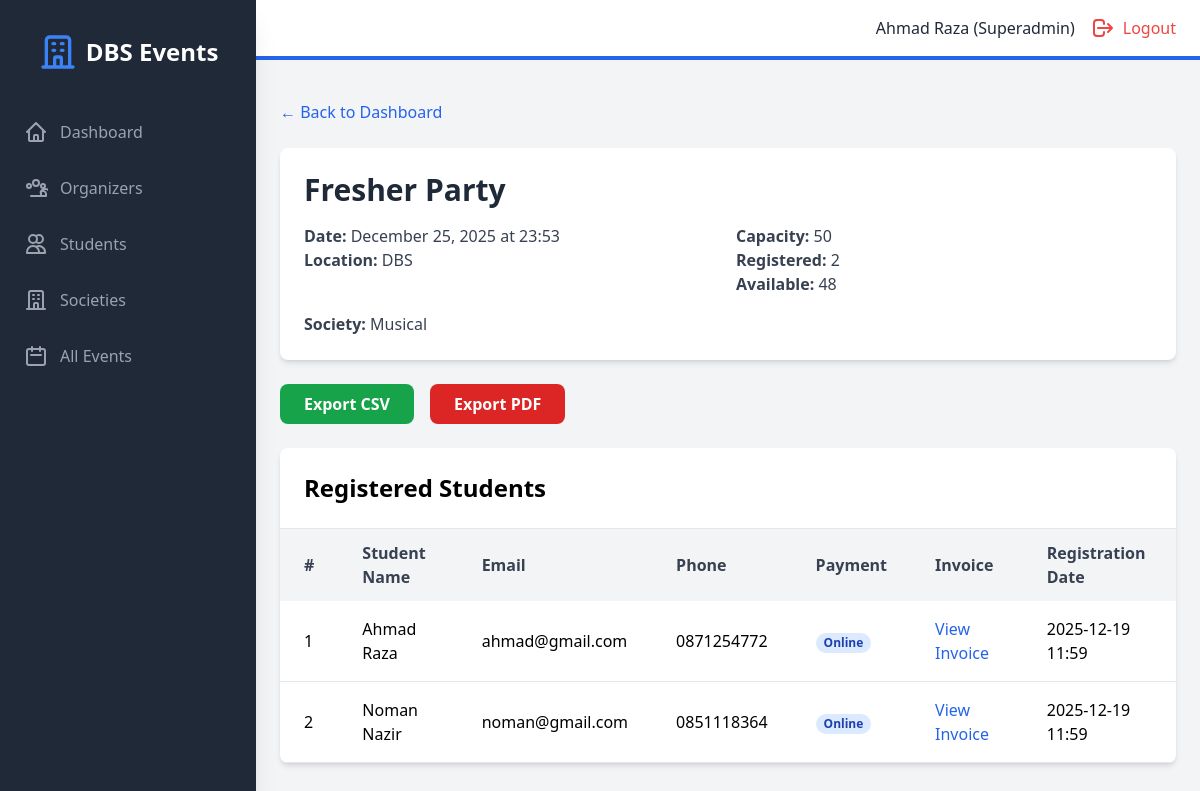
The app's page /event/3/registrations (signed in) with its own data.
### models.py (models this page shows, shortened)
class User(UserMixin, db.Model):
    id = db.Column(db.Integer, primary_key=True)
    student_number = db.Column(db.String(50), unique=True, nullable=True)
    email = db.Column(db.String(120), unique=True, nullable=False)
    password_hash = db.Column(db.String(200), nullable=False)
    name = db.Column(db.String(100), nullable=False)
    role = db.Column(db.String(20), nullable=False)  # superadmin, organizer, student
    created_at = db.Column(db.DateTime, default=datetime.utcnow)
    societies = db.relationship('Society', backref='head', lazy=True)
    events_created = db.relationship('Event', backref='creator', lazy=True)
    registrations = db.relationship('Registration', backref='student', lazy=True)

class Event(db.Model):
    id = db.Column(db.Integer, primary_key=True)
    title = db.Column(db.String(200), nullable=False)
    description = db.Column(db.Text, nullable=True)
    event_date = db.Column(db.DateTime, nullable=False)
    location = db.Column(db.String(200), nullable=False)
    capacity = db.Column(db.Integer, nullable=False)
    is_paid = db.Column(db.Boolean, default=False)
    cost = db.Column(db.Float, default=0.0)
    society_id = db.Column(db.Integer, db.ForeignKey('society.id'), nullable=True)
    created_by = db.Column(db.Integer, db.ForeignKey('user.id'), nullable=False)
    created_at = db.Column(db.DateTime, default=datetime.utcnow)
    registrations = db.relationship('Registration', backref='event', lazy=True, cascade='all, delete-orphan')

class Society(db.Model):
    id = db.Column(db.Integer, primary_key=True)
    name = db.Column(db.String(100), nullable=False, unique=True)
    description = db.Column(db.Text, nullable=True)
    society_head_id = db.Column(db.Integer, db.ForeignKey('user.id'), nullable=False)
    created_at = db.Column(db.DateTime, default=datetime.utcnow)
    events = db.relationship('Event', backref='society', lazy=True)

class Registration(db.Model):
    id = db.Column(db.Integer, primary_key=True)
    event_id = db.Column(db.Integer, db.ForeignKey('event.id'), nullable=False)
    student_id = db.Column(db.Integer, db.ForeignKey('user.id'), nullable=False)
    registration_date = db.Column(db.DateTime, default=datetime.utcnow)
    phone_number = db.Column(db.String(20), nullable=True)
    payment_method = db.Column(db.String(20), nullable=True) # 'onsite' or 'online'
    invoice_path = db.Column(db.String(255), nullable=True)
    __table_args__ = (db.UniqueConstraint('event_id', 'student_id', name='unique_registration'),)

### backend/routes/registrations.py (the view)
@registrations_bp.route("/event/<int:event_id>/registrations", endpoint="view_registrations")
@login_required
def view_registrations(event_id):
    if current_user.role not in ["superadmin", "organizer"]:
        flash("Access denied", "danger")
        return redirect(url_for("public.index"))
    event = Event.query.get_or_404(event_id)
    if current_user.role == "organizer" and event.created_by != current_user.id:
        flash("You can only view registrations for your own events", "danger")
        return redirect(url_for("organizer.organizer_dashboard"))
    registrations = Registration.query.filter_by(event_id=event_id).all()
    return render_template("registrations.html", event=event, registrations=registrations)

### backend/main.py (called while the page is built)
@login_manager.user_loader
def load_user(user_id):
    return User.query.get(int(user_id))

### frontend/templates/registrations.html (shortened to what this page needs)
{% extends "base.html" %}
{% block auth_content %}
<div class="mb-6">
    <a href="{% if current_user.role == 'superadmin' %}{{ url_for('admin.admin_dashboard') }}{% else %}{{ url_for('organizer.organizer_dashboard') }}{% endif %}" class="text-blue-600 hover:underline">&larr; Back to Dashboard</a>
</div>
<div class="bg-white rounded-lg shadow-md p-6 mb-6">
    <h1 class="text-3xl font-bold text-gray-800 mb-4">{{ event.title }}</h1>
    <div class="grid grid-cols-1 md:grid-cols-2 gap-4 mb-4">
        <div>
            <p class="text-gray-700"><span class="font-semibold">Date:</span> {{ event.event_date.strftime('%B %d, %Y at %H:%M') }}</p>
            <p class="text-gray-700"><span class="font-semibold">Location:</span> {{ event.location }}</p>
        </div>
        <div>
            <p class="text-gray-700"><span class="font-semibold">Capacity:</span> {{ event.capacity }}</p>
            <p class="text-gray-700"><span class="font-semibold">Registered:</span> {{ registrations|length }}</p>
            <p class="text-gray-700"><span class="font-semibold">Available:</span> {{ event.capacity - registrations|length }}</p>
        </div>
    </div>
    {% if event.society %}
    <p class="text-gray-700"><span class="font-semibold">Society:</span> {{ event.society.name }}</p>
    {% endif %}
</div>
<div class="mb-6 flex gap-4">
    <a href="{{ url_for('exports.export_csv', event_id=event.id) }}" class="bg-green-600 text-white px-6 py-2 rounded-lg hover:bg-green-700 font-semibold">
        Export CSV
    </a>
    <a href="{{ url_for('exports.export_pdf', event_id=event.id) }}" class="bg-red-600 text-white px-6 py-2 rounded-lg hover:bg-red-700 font-semibold">
        Export PDF
    </a>
</div>
<div class="bg-white rounded-lg shadow-md overflow-hidden">
    <h2 class="text-2xl font-bold p-6 border-b">Registered Students</h2>
    {% if registrations|length > 0 %}
    <div class="overflow-x-auto">
        <table class="w-full">
            <thead class="bg-gray-100">
                <tr>
                    <th class="px-6 py-3 text-left text-gray-700 font-semibold">#</th>
                    <th class="px-6 py-3 text-left text-gray-700 font-semibold">Student Name</th>
                    <th class="px-6 py-3 text-left text-gray-700 font-semibold">Email</th>
                    <th class="px-6 py-3 text-left text-gray-700 font-semibold">Phone</th>
                    <th class="px-6 py-3 text-left text-gray-700 font-semibold">Payment</th>
                    <th class="px-6 py-3 text-left text-gray-700 font-semibold">Invoice</th>
                    <th class="px-6 py-3 text-left text-gray-700 font-semibold">Registration Date</th>
                </tr>
            </thead>
            <tbody>
                {% for reg in registrations %}
                <tr class="border-b hover:bg-gray-50">
                    <td class="px-6 py-4">{{ loop.index }}</td>
                    <td class="px-6 py-4">{{ reg.student.name }}</td>
                    <td class="px-6 py-4">{{ reg.student.email }}</td>
                    <td class="px-6 py-4">{{ reg.phone_number or 'N/A' }}</td>
                    <td class="px-6 py-4">
                        <span class="px-2 inline-flex text-xs leading-5 font-semibold rounded-full
                            {% if reg.payment_method == 'onsite' %}bg-yellow-100 text-yellow-800
                            {% elif reg.payment_method == 'online' %}bg-blue-100 text-blue-800
                            {% else %}bg-green-100 text-green-800{% endif %}">
                            {{ reg.payment_method | capitalize }}
                        </span>
                    </td>
                    <td class="px-6 py-4">
                        {% if reg.invoice_path %}
                            {% set filename = reg.invoice_path.replace('static/invoices/', '') %}
                            <a href="/invoices/{{ filename }}" target="_blank" class="text-blue-600 hover:text-blue-900">View Invoice</a>
                        {% else %}
                            N/A
                        {% endif %}
                    </td>
                    <td class="px-6 py-4">{{ reg.registration_date.strftime('%Y-%m-%d %H:%M') }}</td>
                </tr>
                {% endfor %}
            </tbody>
        </table>
    </div>
    {% else %}
    <div class="text-center py-8 text-gray-500">
        <p>No registrations yet for this event</p>
    </div>
    {% endif %}
</div>
{% endblock %}

### frontend/templates/base.html (shortened to what this page needs)
<!DOCTYPE html>
<html lang="en">
<head>
    <script src="https://cdn.tailwindcss.com"></script>
    <link rel="stylesheet" href="{{ url_for('static', filename='css/style.css') }}">
</head>
<body class="bg-gray-100">
    {% if current_user.is_authenticated %}
    <div class="flex h-screen bg-gray-100">
        <div id="sidebar" class="sidebar fixed inset-y-0 left-0 z-30 w-64 bg-gray-800 overflow-y-auto transition duration-300 ease-out md:translate-x-0 md:static md:shadow-xl sidebar-closed">
            <div class="flex items-center justify-center mt-8">
                <div class="flex items-center">
                    <svg class="h-10 w-10 text-blue-500" fill="none" stroke="currentColor" viewBox="0 0 24 24">
                        <path stroke-linecap="round" stroke-linejoin="round" stroke-width="2" d="M19 21V5a2 2 0 00-2-2H7a2 2 0 00-2 2v16m14 0h2m-2 0h-5m-9 0H3m2 0h5M9 7h1m-1 4h1m4-4h1m-1 4h1m-5 10v-5a1 1 0 011-1h2a1 1 0 011 1v5m-4 0h4"></path>
                    </svg>
                    <span class="text-white text-2xl font-semibold ml-2">DBS Events</span>
                </div>
            </div>
            <nav class="mt-10">
                {% if current_user.role == 'superadmin' %}
                    <a class="flex items-center mt-4 py-2 px-6 text-gray-400 hover:bg-gray-700 hover:text-white" href="{{ url_for('admin.admin_dashboard') }}">
                        <svg class="h-6 w-6" fill="none" stroke="currentColor" viewBox="0 0 24 24"><path stroke-linecap="round" stroke-linejoin="round" stroke-width="2" d="M3 12l2-2m0 0l7-7 7 7M5 10v10a1 1 0 001 1h3m10-11l2 2m-2-2v10a1 1 0 01-1 1h-3m-6 0a1 1 0 001-1v-4a1 1 0 011-1h2a1 1 0 011 1v4a1 1 0 001 1m-6 0h6"></path></svg>
                        <span class="mx-3">Dashboard</span>
                    </a>
                    <a class="flex items-center mt-4 py-2 px-6 text-gray-400 hover:bg-gray-700 hover:text-white" href="{{ url_for('admin.admin_organizers') }}">
                        <span class="mx-3">Organizers</span>
                    </a>
                    <a class="flex items-center mt-4 py-2 px-6 text-gray-400 hover:bg-gray-700 hover:text-white" href="{{ url_for('admin.admin_students') }}">
                        <svg class="h-6 w-6" fill="none" stroke="currentColor" viewBox="0 0 24 24"><path stroke-linecap="round" stroke-linejoin="round" stroke-width="2" d="M12 4.354a4 4 0 110 5.292M15 21H3v-1a6 6 0 0112 0v1zm0 0h6v-1a6 6 0 00-9-5.197M13 7a4 4 0 11-8 0 4 4 0 018 0z"></path></svg>
                        <span class="mx-3">Students</span>
                    </a>
                    <a class="flex items-center mt-4 py-2 px-6 text-gray-400 hover:bg-gray-700 hover:text-white" href="{{ url_for('admin.admin_societies') }}">
                        <svg class="h-6 w-6" fill="none" stroke="currentColor" viewBox="0 0 24 24"><path stroke-linecap="round" stroke-linejoin="round" stroke-width="2" d="M19 21V5a2 2 0 00-2-2H7a2 2 0 00-2 2v16m14 0h2m-2 0h-5m-9 0H3m2 0h5M9 7h1m-1 4h1m4-4h1m-1 4h1m-5 10v-5a1 1 0 011-1h2a1 1 0 011 1v5m-4 0h4"></path></svg>
                        <span class="mx-3">Societies</span>
                    </a>
                    <a class="flex items-center mt-4 py-2 px-6 text-gray-400 hover:bg-gray-700 hover:text-white" href="{{ url_for('admin.admin_events') }}">
                        <svg class="h-6 w-6" fill="none" stroke="currentColor" viewBox="0 0 24 24"><path stroke-linecap="round" stroke-linejoin="round" stroke-width="2" d="M8 7V3m8 4V3m-9 8h10M5 21h14a2 2 0 002-2V7a2 2 0 00-2-2H5a2 2 0 00-2 2v12a2 2 0 002 2z"></path></svg>
                        <span class="mx-3">All Events</span>
                    </a>
                {% endif %}
            </nav>
        </div>
        <div class="flex-1 flex flex-col overflow-hidden">
            <header class="flex justify-between items-center py-4 px-6 bg-white border-b-4 border-blue-600">
                <div class="flex items-center">
                    <span class="text-gray-800 mr-4">{{ current_user.name }} ({{ current_user.role | capitalize }})</span>
                    <a href="{{ url_for('public.logout') }}" class="flex items-center text-red-500 hover:text-red-700">
                        <svg class="h-6 w-6" fill="none" stroke="currentColor" viewBox="0 0 24 24"><path stroke-linecap="round" stroke-linejoin="round" stroke-width="2" d="M17 16l4-4m0 0l-4-4m4 4H7m6 4v1a3 3 0 01-3 3H6a3 3 0 01-3-3v-10a3 3 0 013-3h4a3 3 0 013 3v1"></path></svg>
                        <span class="ml-2 hidden sm:inline">Logout</span>
                    </a>
                </div>
            </header>
            <div class="px-6 pt-4">
            </div>
            <main class="flex-1 overflow-x-hidden overflow-y-auto bg-gray-100 p-6">
                {% block auth_content %}{% endblock %}
            </main>
        </div>
    </div>
    {% endif %}
</body>
</html>

### frontend/static/css/style.css (style rules this page uses)
body { font-family: 'Segoe UI', Tahoma, Geneva, Verdana, sans-serif; }
a, button { transition: all 0.3s ease; }

### frontend/templates/base.html (style rules this page uses)
.sidebar { transition: transform 0.3s ease-in-out; }
.sidebar-closed { transform: translateX(-100%); }
@media (min-width: 768px) { .sidebar-closed { transform: translateX(0); } }

### records on screen
User: name "Ahmad Raza", role "Superadmin"
Event: title "Fresher Party", event_date "December 25, 2025 at 23:53", location "DBS", capacity "50"
Society: society.name "Musical"
Registration: student.name "Ahmad Raza", student.email "ahmad@gmail.com", phone_number "0871254772", payment_method "Online", registration_date "2025-12-19 11:59"
Registration: student.name "Noman Nazir", student.email "noman@gmail.com", phone_number "0851118364", payment_method "Online", registration_date "2025-12-19 11:59"

### other values on screen
{{ registrations|length }} "2"
{{ event.capacity - registrations|length }} "48"
